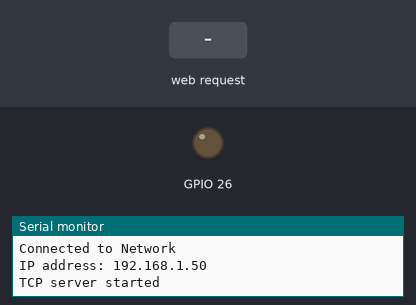
The sketch below on a simulated ESP32. Shown: output pins drawn as LEDs (lit = HIGH), the last lines printed to the serial monitor. The test bench sets the inputs (shaded band). WiFi joins after 1.5 s; servers stay silent unless stated.

Above: at 2.7 s.
2.8 s: HTTP request GET /on received
At 4.0 s:
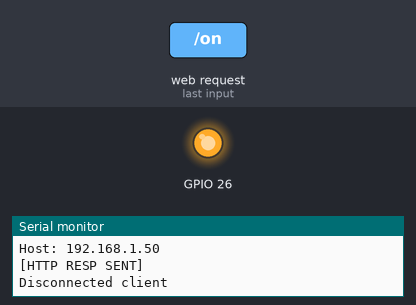
4.3 s: HTTP request GET /off received
At 5.1 s:
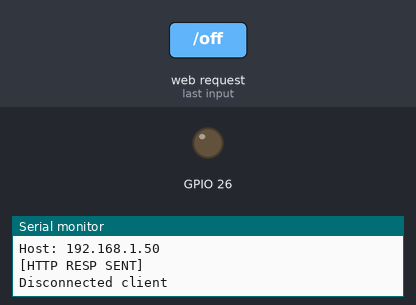
Timing chart, 0 to 7.3 s (numbered marks = the images above; inputs shaded):
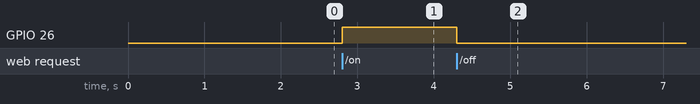

The sketch:

test2.ino
```cpp
#include <WiFi.h>
#include <iostream>

const char ssid[] = "Redmi Note 10S";
const char pass[] = "11111111";

WiFiServer server(80);

String httpResponseHeader =
"HTTP/1.1 200 OK\r\n" \
"Content-Type: text/html\r\n" \
"Connection: close\r\n" \
"\r\n";

const char *webPage = R"""(
<html>
  <head>
    <title>ESP32 Web Page</title>
  </head>
  <body>
    <p>Write LED State</p>
    <a href="/on"><button>ON</button></a>
    <a href="/off"><button>OFF</button></a>
  </body>
</html>
)""";

void setup() {
  Serial.begin(115200);

  // PINS
  pinMode(26, OUTPUT);

  // WIFI
  WiFi.mode(WIFI_STA);
  WiFi.begin(ssid, pass);
  if (WiFi.waitForConnectResult() != WL_CONNECTED) {
    Serial.printf("WiFi connect failed! Rebooting ...\n");
  }
  Serial.printf("Connected to Network\n");
  Serial.printf("IP address: %s\n", WiFi.localIP().toString().c_str());

  // TCP SERVER
  server.begin();
  Serial.print("TCP server started\n");
}

void loop() {
  WiFiClient client = server.available();

  if (client) {
    Serial.println("Получили клиента");
    boolean cLIB = true;
    int n = 0;
    while (client.connected()) {
      if (client.available()) {
        char c = client.read();
        Serial.write(c);
        if (c == '\n' && cLIB) {
          client.print(httpResponseHeader);
          client.print(webPage);
          Serial.printf("[HTTP RESP SENT]\n");
          break;
        }
        if (c == '\n') {
          cLIB = true;
        }
        else if (c != '\r') {
          cLIB = false;
          if (c == '/' and n == 0) {
            c = client.read();
            Serial.write(c);
            c = client.read();
            Serial.write(c);
            if (c == 'n') {
              digitalWrite(26, HIGH);
            }
            else if (c == 'f') {
              digitalWrite(26, LOW);
            }
            n += 1;
          }
        }
      }
    }

    client.stop();
    Serial.println("Disconnected client\n");
  }
}
```

Measured:
- after the input at 2.8 s, GPIO 26: LOW → HIGH at once
- after the input at 4.3 s, GPIO 26: HIGH → LOW at once
